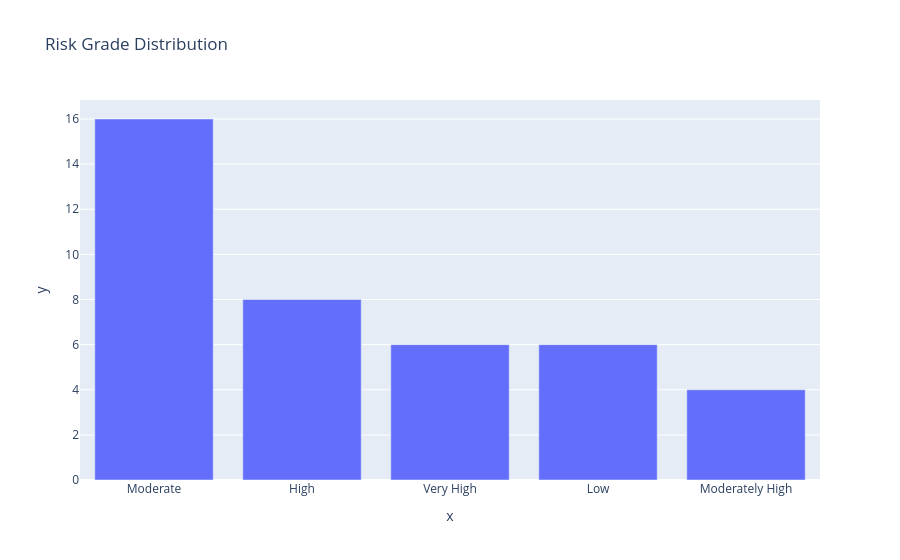

Here is the notebook cell this chart was saved with:
### Code cell
risk = performance[
    "risk_grade"
].value_counts()

fig = px.bar(

    x=risk.index,

    y=risk.values,

    title="Risk Grade Distribution"

)

fig.show()

### Figure 1 — Plotly figure (JSON) as saved in the notebook; plotly's stock layout.template omitted (floating-point values rounded to 4 significant figures)
{"data": [{"hovertemplate": "x=%{x}<br>y=%{y}<extra></extra>", "legendgroup": "", "marker": {"color": "#636efa", "pattern": {"shape": ""}}, "name": "", "orientation": "v", "showlegend": false, "textposition": "auto", "type": "bar", "x": ["Moderate", "High", "Very High", "Low", "Moderately High"], "xaxis": "x", "y": [16, 8, 6, 6, 4], "yaxis": "y"}], "layout": {"barmode": "relative", "legend": {"tracegroupgap": 0}, "title": {"text": "Risk Grade Distribution"}, "xaxis": {"anchor": "y", "domain": [0, 1], "title": {"text": "x"}}, "yaxis": {"anchor": "x", "domain": [0, 1], "title": {"text": "y"}}}}
